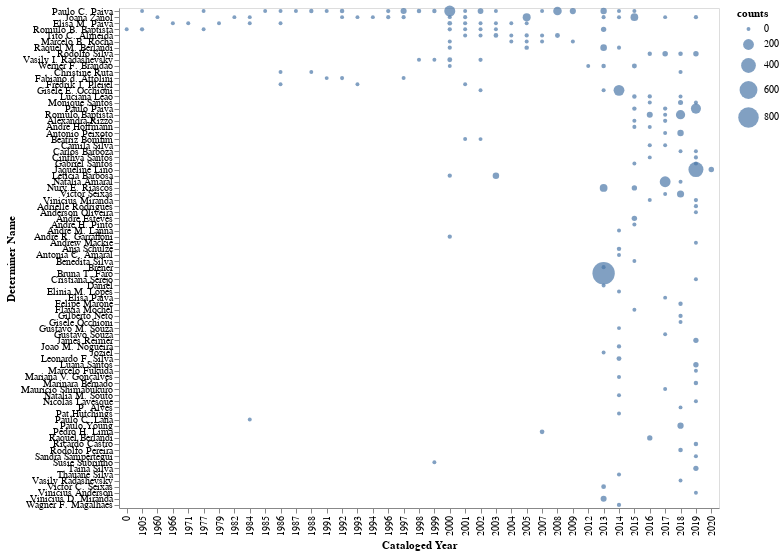

Write notebook code for a chart like this one.
### Code cell
# gráfico não tem todas as contagens por causa de nomes faltando
g1 = alt.Chart(teste, width=600, height=500).mark_circle().encode(
    x= alt.X('cataloged_year', type='ordinal', title='Cataloged Year'),
    y= alt.Y('determiner_full_name', type='nominal', title='Determiner Name', 
            sort=alt.EncodingSortField('counts', op="count", order='descending')),
    size= alt.Size('counts', scale=alt.Scale(range=[15, 500])),  # range ajusta tamanho do circulo
    tooltip= alt.Tooltip(['determiner_full_name', 'cataloged_year', 'counts'])
)

g1.save('./graphs/determiner/counts_per_determiner.html')

g1

### Figure 1 — Vega-Lite specification as saved in the notebook (floating-point values rounded to 4 significant figures; data arrays with more than 128 entries replaced by an {"elided": "..."} marker saying what was removed)
{"config": {"view": {"continuousWidth": 400, "continuousHeight": 300}}, "data": {"name": "data-6164028b850aa04230d49f900428c5a8"}, "mark": "circle", "encoding": {"size": {"type": "quantitative", "field": "counts", "scale": {"range": [15, 500]}}, "tooltip": [{"type": "nominal", "field": "determiner_full_name"}, {"type": "quantitative", "field": "cataloged_year"}, {"type": "quantitative", "field": "counts"}], "x": {"type": "ordinal", "field": "cataloged_year", "title": "Cataloged Year"}, "y": {"type": "nominal", "field": "determiner_full_name", "sort": {"field": "counts", "op": "count", "order": "descending"}, "title": "Determiner Name"}}, "height": 500, "width": 600, "$schema": "https://vega.github.io/schema/vega-lite/v4.8.1.json", "datasets": {"data-6164028b850aa04230d49f900428c5a8": {"elided": "187 records"}}}
